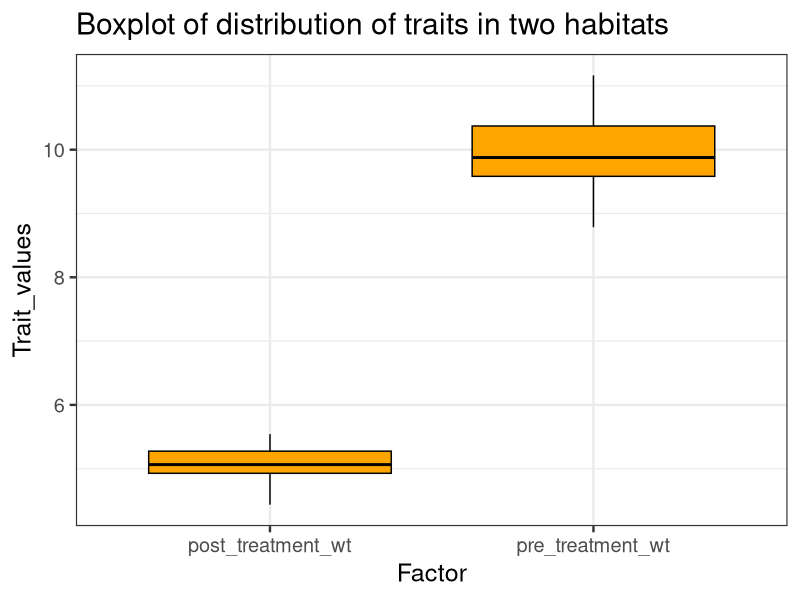

Here is the R script that generated this plot:
##Performing t.tests in R

#Libraries used

library(tidyverse)
library(magrittr)


#Data for analysis. Here the data can be assumed to be weights of 20 animals pre and post treatments respectively

pre_treatment_wt<-rnorm(n=20,
                        mean=10,
                        sd=0.7)

post_treatment_wt<-rnorm(n=20,
                         mean=5,
                         sd=0.4)

#Combining the data into a dataframe

wt_data<-cbind (pre_treatment_wt,post_treatment_wt)%>%
    data.frame(.)


#Viewing the data

head(wt_data,3)

#Summarizing the data

summary(wt_data)

#Data visualization

wt_data%>%
    gather(treatment,
           value,
           pre_treatment_wt:post_treatment_wt)%>%  ## data converted from wide to long data type
    ggplot(aes(x=treatment,
               y=value))+
    geom_boxplot(col='black',
                 fill="orange")+
    theme_bw(base_size = 18)+
    ylab("Trait_values")+
    xlab("Factor")+
    ggtitle("Boxplot of distribution of traits in two habitats")


#Checking the data for normality 

#Data are first attached for convenience

attach(wt_data)

shapiro.test(pre_treatment_wt)

shapiro.test(post_treatment_wt)


# Checking the variance homogeneity assumption

wt_data%>%
    gather(treatment,
           value,
           pre_treatment_wt:post_treatment_wt)%>%
    mutate_at('treatment',as.factor)%$%  # this is a operator used from magrittr package
    var.test(value~treatment,
             data = .)


#1. Paired sample t test

paired_t_test<-t.test(pre_treatment_wt,
       post_treatment_wt,
       paired = TRUE)

paired_t_test

#Results of the test

# t statistic

paired_t_test$statistic

# p value

paired_t_test$p.value


detach(wt_data) # detaching after analysis


#2. Independent sample t test 

 # The same data will be used here with different column names so that the results of normality and homogeneity of variance tests (and the summary with visualization) will be the same. 

 # Here the two columns will be weights of a populations of a single species measured at two different locations
 
site_1_wt<-rnorm(n=20,
                 mean=10,
                 sd=0.7)

site_2_wt<-rnorm(n=20,
                 mean=5,
                 sd=0.4)

#Combining the data into a dataframe and attaching it

site_wt_data<-cbind (site_1_wt,
                     site_2_wt)%>%
    data.frame(.) 

attach(site_wt_data)

# t test for independent samples

ind_t_test<-t.test(site_1_wt,
       site_2_wt,
       var.equal = TRUE) # Homogeneity of variance is assumed true for this test


ind_t_test
#Results of the test

# t statistic

ind_t_test$statistic

# p value

ind_t_test$p.value


detach(site_wt_data) # detaching the dataset


# In addition there is one more arugment called 'alternative' which checks whether the  t value is larger, smaller than the value given by the null hypothesis or if the value is simply not equal to the value given by the null hypothesis (www.stat.yale.edu)

